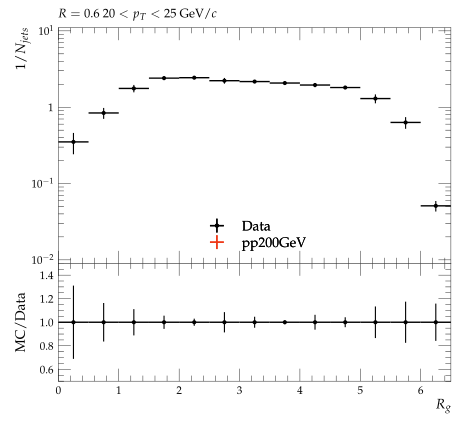

Recreate this plot in Python.
#! /usr/bin/env python3

# This Python script was auto-generated using YODA v2.1.0.
# Analysis object: /STAR_2020_I1783875/d35-x01-y01
# Timestamp: 07-10-2025 (17:32:21)

import matplotlib as mpl
import matplotlib.pyplot as plt
mpl.use('Agg') # comment out for interactive use
import os
import numpy as np
from numpy import nan, inf

plotDir = os.path.split(os.path.realpath(__file__))[0]
if 'YODA_USER_PLOT_PATH' in globals():
    plot_outdir = globals()['YODA_USER_PLOT_PATH']
else:
    plot_outdir = plotDir

#plot style
plt.style.use(os.path.join(plotDir, '../default.mplstyle'))
# plot metadata
figW, figH = plt.rcParams['figure.figsize']
ax_xLabel = r'$R_{g}$'
ax_yLabel = r'$1/N_{jets}$'
ax_title  = r'$R=0.6 ~ 20 < p_{T} < 25$ GeV/$c$'
ax_xScale = 'linear'
ax_yScale = 'log'
xLims = (0.0, 6.5)
yLims = (0.009000000000000001, 11.0)

# TeX-friendly labels for the legend
labels = {
    'legend' : ([ r"Data", r"pp200GeV" ], r""),
}

# Adjust canvas width and height
canvasW = 10.0
canvasH = 9.0
figW *= canvasW/10.
figH *= canvasH/9.

# Create figure and axis objects
fig, (ax, ratio0_ax) = plt.subplots(2, 1, sharex=True,
                  figsize=(figW,figH), gridspec_kw={'height_ratios': (6.0, 3.0)})

# Set figure margins
plt.subplots_adjust(
    left   = 1.0 * plt.rcParams['figure.subplot.left'],
    right  = 1.0 * plt.rcParams['figure.subplot.right'],
    top    = 1.0 * plt.rcParams['figure.subplot.top'],
    bottom = 1.0 * plt.rcParams['figure.subplot.bottom'])

ratio0_ax.yaxis.set_major_locator(mpl.ticker.MultipleLocator(0.2))
ratio0_ax.set_ylim(0.5, 1.4999)
ratio0_ax.set_ylabel('MC/Data')

# the numerical data is stored in a separate file
dataf = dict()
prefix = os.path.split(__file__)[0]
if prefix:    prefix = prefix + '/'
exec(open(prefix+'d35-x01-y01__data.py').read(), dataf)


legend_handles = dict() # keep track of handles for the legend

# style options for curves
# starts at zorder>=5 to draw curve on top of legend
styles = {
  'Data': {
    'color' : 'black',
    'linestyle' : '-',
    'linewidth' : 1,
    'marker' : 'o',
    'markersize' : 2,
    'capsize' : 0.0,
    'zorder' : 5,
    'histstyle' : 0,
    'drawstyle' : 'steps-pre',
    'xerrorbars' : 1,
    'yerrorbars' : 1,
    'fillcolor' : None,
    'fillopacity' : 1.0,
    'ratio0_linestyle' : '-',
    'ratio0_linewidth' : 1,
    'ratio0_marker' : 'o',
    'ratio0_markersize' : 2,
    'ratio0_capsize' : 0.0,
    'ratio0_zorder' : 5,
    'ratio0_histstyle' : 0,
    'ratio0_drawstyle' : 'steps-pre',
    'ratio0_xerrorbars' : 1,
    'ratio0_yerrorbars' : 1,
  },
  'pp200GeV.yoda': {
    'color' : '#EE3311',
    'linestyle' : '-',
    'linewidth' : 1,
    'marker' : 'none',
    'markersize' : 2,
    'capsize' : 0.0,
    'zorder' : 6,
    'histstyle' : 1,
    'drawstyle' : 'steps-pre',
    'xerrorbars' : 1,
    'yerrorbars' : 1,
    'fillcolor' : None,
    'fillopacity' : 1.0,
    'ratio0_linestyle' : '-',
    'ratio0_linewidth' : 1,
    'ratio0_marker' : 'none',
    'ratio0_markersize' : 2,
    'ratio0_capsize' : 0.0,
    'ratio0_zorder' : 6,
    'ratio0_histstyle' : 1,
    'ratio0_drawstyle' : 'steps-pre',
    'ratio0_xerrorbars' : 1,
    'ratio0_yerrorbars' : 1,
  },
}

# curve from input yoda files in main panel
for label, yvals in dataf['yvals'].items():
    if all(np.isnan(v) for v in dataf['yvals'][label]):
        continue
    tmp = None
    if styles[label]['histstyle']: # draw as histogram
        xpos = dataf['xedges'][label] if styles[label]['drawstyle'] else dataf['xpoints'][label]
        ypos = np.insert(yvals, 0, yvals[0]) if styles[label]['drawstyle'] else yvals
        if styles[label]['fillcolor']: # fill area below curve
            ax.fill_between(xpos, ypos, step='pre',
                            color=styles[label]['fillcolor'],
                            alpha=styles[label]['fillopacity'])
        tmp, = ax.plot(xpos, ypos,
                       color=styles[label]['color'],
                       linestyle=styles[label]['linestyle'],
                       linewidth=styles[label]['linewidth'],
                       drawstyle=styles[label]['drawstyle'], solid_joinstyle='miter',
                       zorder=styles[label]['zorder'], label=label)
    tmp = ax.errorbar(dataf['xpoints'][label], yvals,
                      xerr=np.array(dataf['xerrs'][label])*styles[label]['xerrorbars'],
                      yerr=np.array(dataf['yerrs'][label])*styles[label]['yerrorbars'],
                      fmt=styles[label]['marker'], capsize=styles[label]['capsize'],
                      markersize=styles[label]['markersize'],
                      ecolor=styles[label]['color'],
                      color=styles[label]['color'], zorder=styles[label]['zorder'])
    tmp[-1][0].set_linestyle(styles[label]['linestyle'])
    tmp[-1][0].set_linewidth(styles[label]['linewidth'])
    if label in dataf['add_legend_handle']:  legend_handles[label] = tmp
    for varLabel in dataf['variation_yvals'].keys():
        if varLabel.startswith(label):
            tmp, = ax.plot(dataf['xedges'][label], dataf['variation_yvals'][varLabel],
                           color=styles[label]['color'],
                           linestyle=styles[label]['linestyle'],
                           linewidth=styles[label]['linewidth'],
                           drawstyle='steps-pre', solid_joinstyle='miter',
                           zorder=styles[label]['zorder'], alpha=0.5)


# plots on ratio panel
# curve from input yoda files in ratio panel
for label, yvals in dataf['ratio0_yvals'].items():
    if all(np.isnan(v) for v in yvals):
        continue
    if styles[label]['ratio0_histstyle']: # plot as histogram
        xpos = dataf['xedges']['Data'] if styles[label]['ratio0_drawstyle'] else dataf['xpoints']['Data']
        ypos = np.insert(yvals, 0, yvals[0]) if styles[label]['ratio0_drawstyle'] else yvals
        ratio0_ax.plot(xpos, ypos,
                       color=styles[label]['color'],
                       linewidth=styles[label]['linewidth'],
                       linestyle=styles[label]['ratio0_linestyle'],
                       drawstyle=styles[label]['ratio0_drawstyle'], zorder=styles[label]['zorder'],
                       solid_joinstyle='miter')
    tmp = ratio0_ax.errorbar(dataf['xpoints']['Data'], yvals,
                             xerr=np.array(dataf['ref_xerrs'])*styles[label]['ratio0_xerrorbars'],
                             yerr=np.array(dataf['ratio0_yerrs'][label])*styles[label]['ratio0_yerrorbars'],
                             fmt=styles[label]['ratio0_marker'], capsize=styles[label]['ratio0_capsize'],
                             markersize=styles[label]['ratio0_markersize'],
                             ecolor=styles[label]['color'],
                             color=styles[label]['color'])
    tmp[-1][0].set_linestyle(styles[label]['ratio0_linestyle'])
    tmp[-1][0].set_linewidth(styles[label]['ratio0_linewidth'])

    for varlabel in dataf['ratio0_variation_vals'].keys():
        if varlabel.startswith(label):
            ratio0_ax.plot(dataf['xedges']['Data'],
                            dataf['ratio0_variation_vals'][varlabel],
                            color=styles[label]['color'],
                            linestyle=styles[label]['linestyle'],
                            linewidth=styles[label]['linewidth'],
                            drawstyle='steps-pre', solid_joinstyle='miter',
                            zorder=1, alpha=0.5)

legend_items = list(legend_handles.values())
ax.add_artist(ax.legend(legend_items,
                        labels['legend'][0],
                        title=labels['legend'][1],
                        alignment='left',
                        loc='lower center',
                        bbox_to_anchor=(0.5, 0.0)))

# set plot metadata as defined above
ratio0_ax.set_xlabel(ax_xLabel)
ratio0_ax.xaxis.set_label_coords(1., -0.15)
ax.set_ylabel(ax_yLabel, ha='right', va='top')
ax.yaxis.set_label_coords(-0.11, 1.0)
ax.set_title(ax_title, loc='left')
ax.set_xscale(ax_xScale)
ax.set_yscale(ax_yScale)
ax.set_xlim(xLims)
ax.set_ylim(yLims)

# tick formatting
plt.rcParams['xtick.top'] = True
plt.rcParams['ytick.right'] = True
ax.yaxis.set_major_locator(mpl.ticker.LogLocator(base=10.0, numticks=np.inf))
ax.yaxis.set_minor_locator(mpl.ticker.LogLocator(
                           base=10.0, subs=np.arange(0.1, 1, 0.1), numticks=np.inf))
fig.align_ylabels((ax, ratio0_ax))
plt.savefig(os.path.join(plot_outdir, 'd35-x01-y01.pdf'), format='PDF')
plt.savefig(os.path.join(plot_outdir, 'd35-x01-y01.png'), format='PNG')

plt.close(fig)
